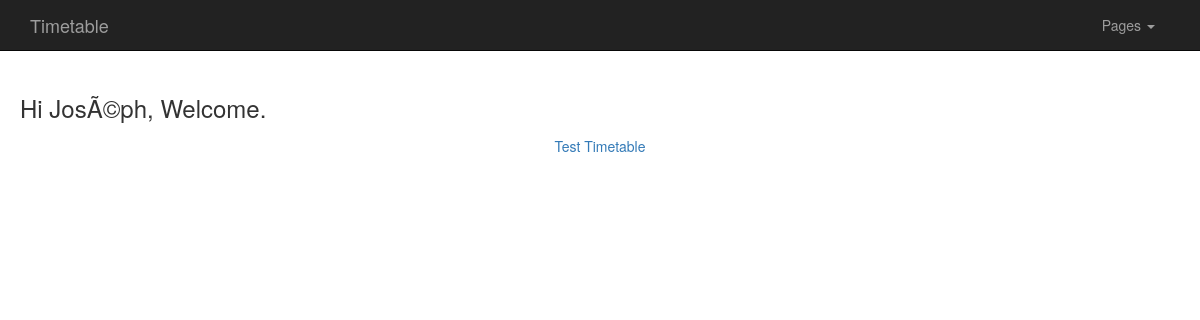
/index.php (signed in), run on an earlier commit of the app's database.
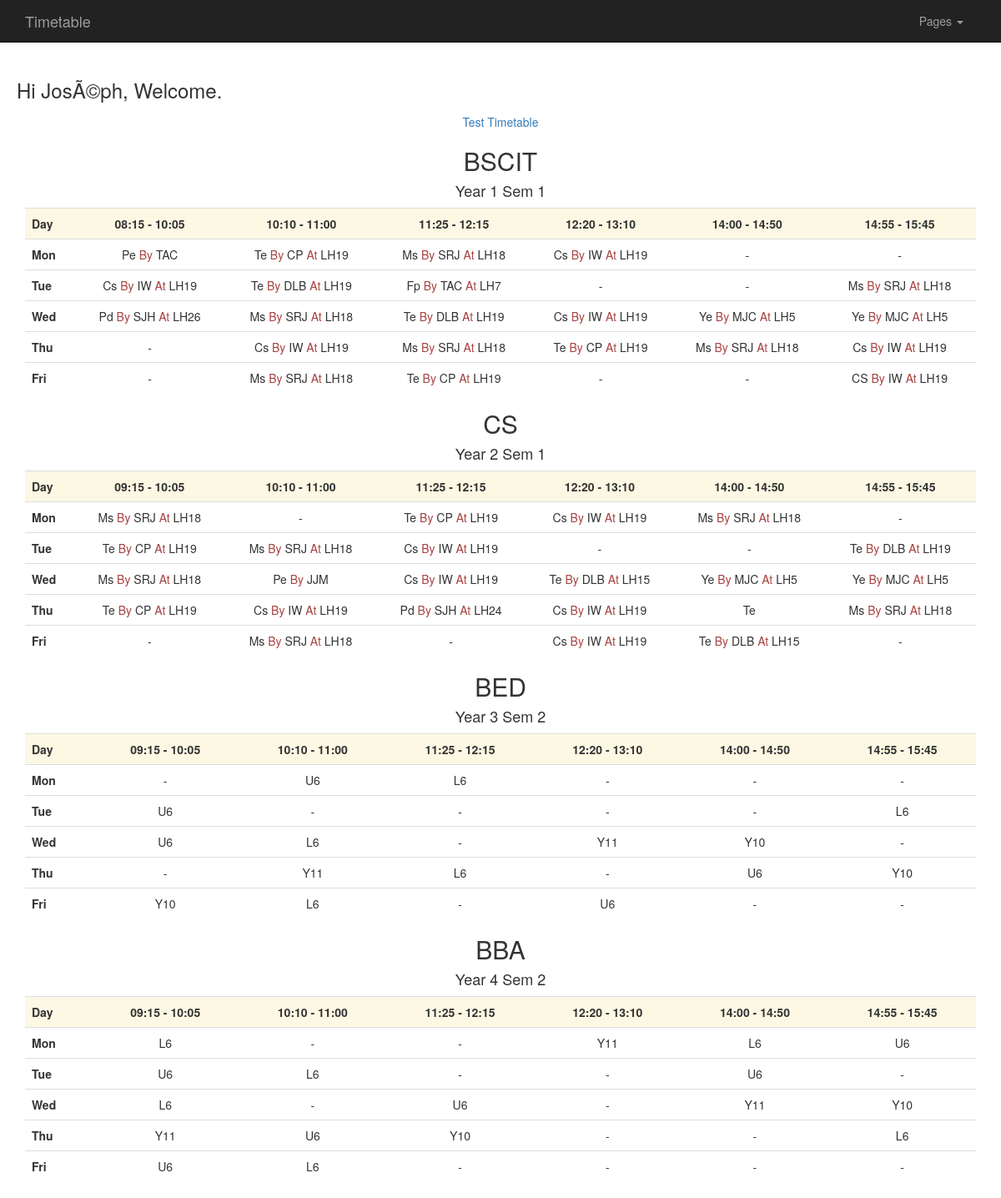
And on a later commit of the database.
### tables this page shows
CREATE TABLE `timetables` (
  `id` int(11) NOT NULL,
  `name` int(11) NOT NULL,
  `Semester` int(11) NOT NULL,
  `Year` int(11) NOT NULL,
  `timetable` text NOT NULL,
  `times` text NOT NULL
);

CREATE TABLE `programs` (
  `Prog_name` varchar(255) NOT NULL,
  `Prog_Id` int(11) NOT NULL,
  `Department` int(11) NOT NULL
);

### classes/Config.php (called while the page is built)
<?php
class Config{
    public static function get ($path = null){
        if($path){
            $config = $GLOBALS['config'];
            $path = explode('/', $path);
            foreach($path as $bit) {
              if(isset($config[$bit])){
                  $config = $config[$bit];
              }
            }
            return $config;
        }
        return false;
    }
}

### classes/DB.php (called while the page is built, shortened)
<?php
class DB {
    private static $_instance = null;
    private $_pdo,
        $_query,
        $_error = false,
        $_results,
        $_count = 0;
    private function __construct() {
        try {
            $this->_pdo = new PDO('mysql:host=' . Config::get('mysql/host') . ';dbname=' . Config::get('mysql/db'), Config::get('mysql/username'), Config::get('mysql/password'));
        } catch (PDOException $e) {
            die($e->getMessage());
        }
    }
    public static function getInstance(){
        if(!isset(self::$_instance)){
            self::$_instance = new DB();
        }
        return self::$_instance;
    }
    public function query($sql, $params = array()){
        $this->_error = false;
        if ($this->_query = $this->_pdo->prepare($sql)) {
            $x = 1;
            if (count($params)) {
                foreach ($params as $param) {
                    $this->_query->bindValue($x, $param);
                    $x++;
                }
            }
            if ($this->_query->execute()) {
                $this->_results = $this->_query->fetchAll(PDO::FETCH_OBJ);
                $this->_count = $this->_query->rowCount();
            }else{
                $this->_error = true;
            }
        }
        return $this;
    }
    public function action($action, $table, $where = array()){
            $operators = array('=', '>', '<', '>=', '<=');
            $field    = $where[0];
            $operator = $where[1];
            $value    = $where[2];
            if (in_array($operator, $operators)) {
                $sql = "{$action} FROM {$table} WHERE {$field} {$operator} ?";
                if (!$this->query($sql, array($value))->error()) {
                    return $this;
                }
            }
        return false;
    }
    public function get($table, $where) {
        return $this->action('SELECT *', $table, $where);
    }
    public function results() {
        return $this->_results;
    }
    public function first() {
        return $this->results()[0];
    }
    public function error() {
        return $this->_error;
    }
    public function count() {
        return $this->_count;
    }
}

### classes/User.php (called while the page is built, shortened)
<?php
class User{
    private $_db,
            $_data,
            $_sessionName,
            $_cookieName,
            $_isLoggedIn;
    public function __construct($user = null){
        $this->_db = DB::getInstance();
        $this->_sessionName = Config::get('session/session_name');
        if(!$user){
            if(Session::exists($this->_sessionName)){
                $user = Session::get($this->_sessionName);
                if($this->find($user)){
                    $this->_isLoggedIn = true;
                }else{
                }
            }
        }else{
            $this->find($user);
        }
    }
    public function find($user = null){
        if($user){
            $field = (is_numeric($user)) ? 'id' : 'username';
            $data = $this->_db->get('users', array($field, '=', $user));
            if($data->count()){
                $this->_data = $data->first();
                return true;
            }
        }
        return false;
    }
    public function hasPermission($key){
        $group = $this->_db->get('groups', array('id', '=', $this->data()->group));
        if($group->count()){
            $permissions = json_decode($group->first()->permisions, true);
            if($permissions[$key]==true){
                return true;
            }
        }
        return false;
    }
    public function data(){
        return $this->_data;
    }
    public function isLoggedIn(){
        return $this->_isLoggedIn;
    }
}

### classes/Session.php (called while the page is built, shortened)
<?php
class Session{
    public static function exists($name){
        return (isset($_SESSION[$name])) ? true: false;
    }
    public static function get($name){
        return $_SESSION[$name];
    }
}

### index.php (the view, shortened to what the changed rows need)
<?php
require_once 'core/init.php';
$user = new User();
if ($user->hasPermission('admin')) {
    $admin_rights = "Admin";
} else {
    $admin_rights = "User";
}
if ($user->isLoggedIn()) {
    ?>
    <!DOCTYPE html>
    <html lang="en">
        <head>
            <link href="css/bootstrap.min.css" rel="stylesheet">
        </head>
        <body>
            <div class="container">
                <div class="row">
                    <div class="col-lg-12 text-center">
                        <?php
                        if ($admin_rights == "Admin") {
                            echo ' <a href="Test_Timetable.php" target="blank">Test Timetable</a>';
                            $querydata = $conn->query("SELECT timetables.timetable,timetables.times, programs.Prog_name, timetables.year,timetables.Semester FROM timetables JOIN programs ON timetables.name=programs.Prog_Id  ORDER BY `id` ASC;");
                            while ($data = $querydata->fetch_assoc()) {
                                $timetable = json_decode($data["timetable"], true);
                                $times = json_decode($data["times"], true);
                                echo "<h2>" . $data["Prog_name"] . "</h2>";
                                echo "<h4 class=''>Year " . $data["year"] . " Sem " . $data["Semester"] . "</h4>";
                                echo "<center><table class='table table-hover'>";
                                echo "<tr class='bg-warning'>";
                                echo "<th>Day</th>";
                                foreach ($times as $time) {
                                    echo "<th class='text-center'>" . $time[0] . " - " . $time[1] . "</th>";
                                }
                                echo "</tr>";
                                $dayNum = 0;
                                foreach ($timetable as $day) {
                                    echo "<tr>";
                                    echo "<td><b>" . jddayofweek($dayNum, 2) . "</b></td>";
                                    $dayNum++;
                                    foreach ($day as $lesson) {
                                        echo "<td class='text-center'>";
                                        echo $lesson["lesson"];
                                        if (isset($lesson["teacher"])) {
                                            echo " <span class='text-danger'>By</span> " . $lesson["teacher"];
                                        }
                                        if (isset($lesson["location"])) {
                                            echo " <span class='text-danger'>At</span> LH" . $lesson["location"];
                                        }
                                        echo "</td>";
                                    }
                                    echo "</tr>";
                                }
                                echo "</table></center>";
                            }
                        }
                        ?>
                    </div>
                </div>
            </div>
        </body>
    </html>
    <?php
} else {
    echo '<p>You need to <a href = "login.php">login</a> or <a href ="register.php">register</a></p>';
}

What changed in the data, as far as the page shows it:
now on this page (row edited): timetables: name.Prog_name "BSCIT", Year "1", Semester "1", time "08:15", time "10:05", time "10:10", time "11:00", time "11:25", time "12:15", time "12:20", time "13:10", time "14:00", time "14:50", time "14:55", time "15:45", dayNum "Mon", lesson "Pe", teacher "TAC", lesson "Te", teacher "CP", location "19", lesson "Ms", teacher "SRJ", location "18", lesson "Cs", teacher "IW", lesson "-", dayNum "Tue", teacher "DLB", lesson "Fp", location "7", dayNum "Wed", lesson "Pd", teacher "SJH", location "26", lesson "Ye", teacher "MJC", location "5", dayNum "Thu", dayNum "Fri", lesson "CS"
now on this page (row edited): timetables: name.Prog_name "CS", Year "2", Semester "1", time "09:15", time "10:05", time "10:10", time "11:00", time "11:25", time "12:15", time "12:20", time "13:10", time "14:00", time "14:50", time "14:55", time "15:45", dayNum "Mon", lesson "Ms", teacher "SRJ", location "18", lesson "-", lesson "Te", teacher "CP", location "19", lesson "Cs", teacher "IW", dayNum "Tue", teacher "DLB", dayNum "Wed", lesson "Pe", teacher "JJM", location "15", lesson "Ye", teacher "MJC", location "5", dayNum "Thu", lesson "Pd", teacher "SJH", location "24", dayNum "Fri"
now on this page (row edited): timetables: name.Prog_name "BED", Year "3", Semester "2", time "09:15", time "10:05", time "10:10", time "11:00", time "11:25", time "12:15", time "12:20", time "13:10", time "14:00", time "14:50", time "14:55", time "15:45", dayNum "Mon", lesson "-", lesson "U6", lesson "L6", dayNum "Tue", dayNum "Wed", lesson "Y11", lesson "Y10", dayNum "Thu", dayNum "Fri"
now on this page (row edited): timetables: name.Prog_name "BBA", Year "4", Semester "2", time "09:15", time "10:05", time "10:10", time "11:00", time "11:25", time "12:15", time "12:20", time "13:10", time "14:00", time "14:50", time "14:55", time "15:45", dayNum "Mon", lesson "L6", lesson "-", lesson "Y11", lesson "U6", dayNum "Tue", dayNum "Wed", lesson "Y10", dayNum "Thu", dayNum "Fri"
